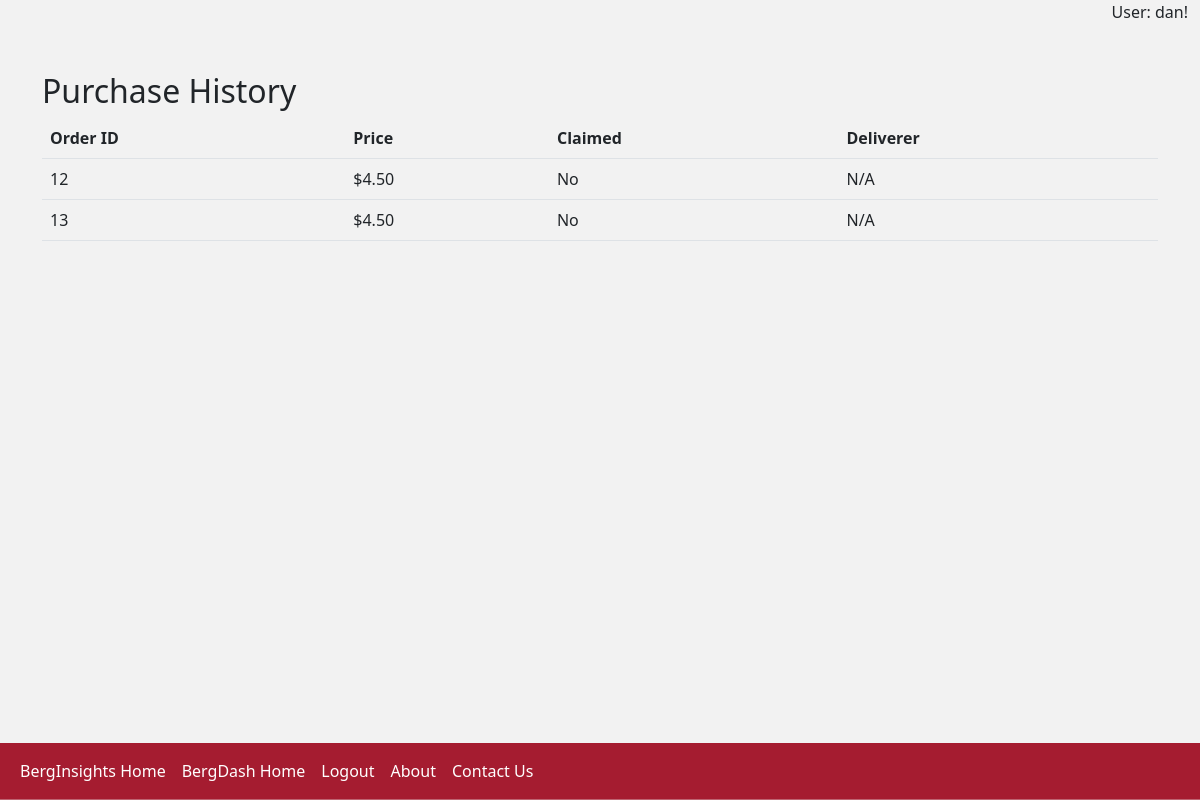
The page /purchase_history (signed in) on the database its author committed.
### tables this page shows
CREATE TABLE orders (
    id INTEGER PRIMARY KEY AUTOINCREMENT,
    customer_id INTEGER,
    order_datetime TIMESTAMP DEFAULT CURRENT_TIMESTAMP,
    delivery_datetime TIMESTAMP,
    box_count INTEGER,
    box_contents TEXT,
    dropoff_location TEXT,
    additional_comments TEXT,
    venmo_username TEXT, deliverer_id INTEGER, order_price REAL,
    FOREIGN KEY (customer_id) REFERENCES users(id)
);

### app.py (the view)
@app.route("/purchase_history")
@login_required
def purchase_history():
    user_id = session.get("user_id")
    if not user_id:
        flash("You need to be logged in to view this page.", "warning")
        return redirect(url_for("login"))
    conn = get_users_db_connection()
    cur = conn.cursor()
    try:
        orders = cur.execute(
            """
            SELECT o.*, u.username as deliverer_username
            FROM orders o
            LEFT JOIN users u ON o.deliverer_id = u.id
            WHERE customer_id = ?
            """,
            (user_id,),
        ).fetchall()
    except Exception as e:
        print("SQLite error:", e)
        flash("An error occurred while retrieving your order history.", "warning")
        return redirect(url_for("index1"))
    finally:
        cur.close()
        conn.close()
    return render_template("phistory.html", orders=orders)

### app.py (called while the page is built)
def get_users_db_connection():
    conn = sqlite3.connect("users.db")
    conn.row_factory = sqlite3.Row  # Enables column access by name: row['column_name']
    return conn

def login_required(f):
    @wraps(f)
    def decorated_function(*args, **kwargs):
        if "user_id" not in session:
            flash("You need to be logged in to access this page.", "warning")
            return redirect(url_for("login"))
        return f(*args, **kwargs)
    return decorated_function

@app.after_request
def after_request(response):
    response.headers["Cache-Control"] = "no-cache, no-store, must-revalidate"
    response.headers["Expires"] = 0
    response.headers["Pragma"] = "no-cache"
    return response

@app.context_processor
def inject_username():
    return dict(username=session.get("username", "Guest"))

### templates/phistory.html (shortened to what this page needs)
{% extends "base.html" %}
{% block content %}
    <div class="container mt-5">
        <h2>Purchase History</h2>
        <table class="table">
            <thead>
                <tr>
                    <th scope="col">Order ID</th>
                    <th scope="col">Price</th>
                    <th scope="col">Claimed</th>
                    <th scope="col">Deliverer</th>
                </tr>
            </thead>
            <tbody>
                {% for order in orders %}
                    <tr>
                        <td>{{ order.id }}</td>
                        <td>${{ "%.2f"|format(order.order_price) }}</td>
                        <td>{{ "Yes" if order.deliverer_id else "No" }}</td>
                        <td>{{ order.deliverer_username or "N/A" }}</td>
                    </tr>
                {% else %}
                    <tr>
                        <td colspan="4">No orders found.</td>
                    </tr>
                {% endfor %}
            </tbody>
        </table>
    </div>
{% endblock %}

### static/styles.css (style rules this page uses)
html { background-color: #F2F2F2 }
body { background-color: #F2F2F2 }

### rows shown on the page
orders: id "12", order_price "4.50", deliverer_id "No", deliverer_username "N/A"
orders: id "13", order_price "4.50", deliverer_id "No", deliverer_username "N/A"

### other values the page prints
{{ username }} "dan"
